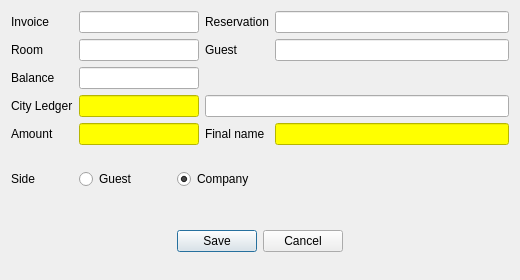
<?xml version="1.0" encoding="UTF-8"?>
<ui version="4.0">
 <class>DlgInvoiceToCL</class>
 <widget class="QDialog" name="DlgInvoiceToCL">
  <property name="geometry">
   <rect>
    <x>0</x>
    <y>0</y>
    <width>520</width>
    <height>280</height>
   </rect>
  </property>
  <property name="windowTitle">
   <string>Transfer debt to City Ledger</string>
  </property>
  <layout class="QGridLayout" name="gridLayout">
   <item row="0" column="0">
    <widget class="QLabel" name="label">
     <property name="text">
      <string>Invoice</string>
     </property>
    </widget>
   </item>
   <item row="0" column="1">
    <widget class="EQLineEdit" name="leInvoice">
     <property name="maximumSize">
      <size>
       <width>120</width>
       <height>16777215</height>
      </size>
     </property>
     <property name="readOnly">
      <bool>true</bool>
     </property>
    </widget>
   </item>
   <item row="0" column="2">
    <widget class="QLabel" name="label_2">
     <property name="text">
      <string>Reservation</string>
     </property>
    </widget>
   </item>
   <item row="0" column="3">
    <widget class="EQLineEdit" name="leReservation">
     <property name="readOnly">
      <bool>true</bool>
     </property>
    </widget>
   </item>
   <item row="1" column="0">
    <widget class="QLabel" name="label_3">
     <property name="text">
      <string>Room</string>
     </property>
    </widget>
   </item>
   <item row="1" column="1">
    <widget class="EQLineEdit" name="leRoom">
     <property name="maximumSize">
      <size>
       <width>120</width>
       <height>16777215</height>
      </size>
     </property>
     <property name="readOnly">
      <bool>true</bool>
     </property>
    </widget>
   </item>
   <item row="1" column="2">
    <widget class="QLabel" name="label_4">
     <property name="text">
      <string>Guest</string>
     </property>
    </widget>
   </item>
   <item row="1" column="3">
    <widget class="EQLineEdit" name="leGuest">
     <property name="readOnly">
      <bool>true</bool>
     </property>
    </widget>
   </item>
   <item row="2" column="0">
    <widget class="QLabel" name="label_5">
     <property name="text">
      <string>Balance</string>
     </property>
    </widget>
   </item>
   <item row="2" column="1">
    <widget class="EQLineEdit" name="leBalance">
     <property name="maximumSize">
      <size>
       <width>120</width>
       <height>16777215</height>
      </size>
     </property>
     <property name="readOnly">
      <bool>true</bool>
     </property>
    </widget>
   </item>
   <item row="3" column="0">
    <widget class="QLabel" name="label_6">
     <property name="text">
      <string>City Ledger</string>
     </property>
    </widget>
   </item>
   <item row="3" column="1">
    <widget class="EQLineEdit" name="leCL">
     <property name="maximumSize">
      <size>
       <width>120</width>
       <height>16777215</height>
      </size>
     </property>
     <property name="styleSheet">
      <string notr="true">background:yellow;</string>
     </property>
    </widget>
   </item>
   <item row="3" column="2" colspan="2">
    <widget class="EQLineEdit" name="leCLName">
     <property name="readOnly">
      <bool>true</bool>
     </property>
    </widget>
   </item>
   <item row="4" column="0">
    <widget class="QLabel" name="label_7">
     <property name="text">
      <string>Amount</string>
     </property>
    </widget>
   </item>
   <item row="4" column="1">
    <widget class="EQLineEdit" name="leAmount">
     <property name="maximumSize">
      <size>
       <width>120</width>
       <height>16777215</height>
      </size>
     </property>
     <property name="styleSheet">
      <string notr="true">background:yellow;</string>
     </property>
    </widget>
   </item>
   <item row="4" column="2">
    <widget class="QLabel" name="label_9">
     <property name="text">
      <string>Final name</string>
     </property>
    </widget>
   </item>
   <item row="4" column="3">
    <widget class="EQLineEdit" name="leFinalName">
     <property name="styleSheet">
      <string notr="true">background:yellow;</string>
     </property>
    </widget>
   </item>
   <item row="5" column="0">
    <widget class="QLabel" name="label_8">
     <property name="text">
      <string>Side</string>
     </property>
    </widget>
   </item>
   <item row="5" column="1" colspan="2">
    <widget class="QWidget" name="widgetSide" native="true">
     <layout class="QHBoxLayout" name="horizontalLayoutSide">
      <property name="leftMargin">
       <number>0</number>
      </property>
      <property name="topMargin">
       <number>0</number>
      </property>
      <property name="rightMargin">
       <number>0</number>
      </property>
      <property name="bottomMargin">
       <number>0</number>
      </property>
      <item>
       <widget class="QRadioButton" name="rbGuest">
        <property name="text">
         <string>Guest</string>
        </property>
       </widget>
      </item>
      <item>
       <widget class="QRadioButton" name="rbCompany">
        <property name="text">
         <string>Company</string>
        </property>
        <property name="checked">
         <bool>true</bool>
        </property>
       </widget>
      </item>
     </layout>
    </widget>
   </item>
   <item row="6" column="0" colspan="4">
    <widget class="QWidget" name="widget" native="true">
     <layout class="QHBoxLayout" name="horizontalLayout">
      <item>
       <spacer name="horizontalSpacer">
        <property name="orientation">
         <enum>Qt::Horizontal</enum>
        </property>
        <property name="sizeHint" stdset="0">
         <size>
          <width>40</width>
          <height>20</height>
         </size>
        </property>
       </spacer>
      </item>
      <item>
       <widget class="QPushButton" name="btnSave">
        <property name="text">
         <string>Save</string>
        </property>
       </widget>
      </item>
      <item>
       <widget class="QPushButton" name="btnCancel">
        <property name="text">
         <string>Cancel</string>
        </property>
       </widget>
      </item>
      <item>
       <spacer name="horizontalSpacer_2">
        <property name="orientation">
         <enum>Qt::Horizontal</enum>
        </property>
        <property name="sizeHint" stdset="0">
         <size>
          <width>40</width>
          <height>20</height>
         </size>
        </property>
       </spacer>
      </item>
     </layout>
    </widget>
   </item>
  </layout>
 </widget>
 <customwidgets>
  <customwidget>
   <class>EQLineEdit</class>
   <extends>QLineEdit</extends>
   <header location="global">eqlineedit.h</header>
   <slots>
    <signal>customButtonClicked(bool)</signal>
   </slots>
  </customwidget>
 </customwidgets>
 <resources/>
 <connections/>
</ui>
